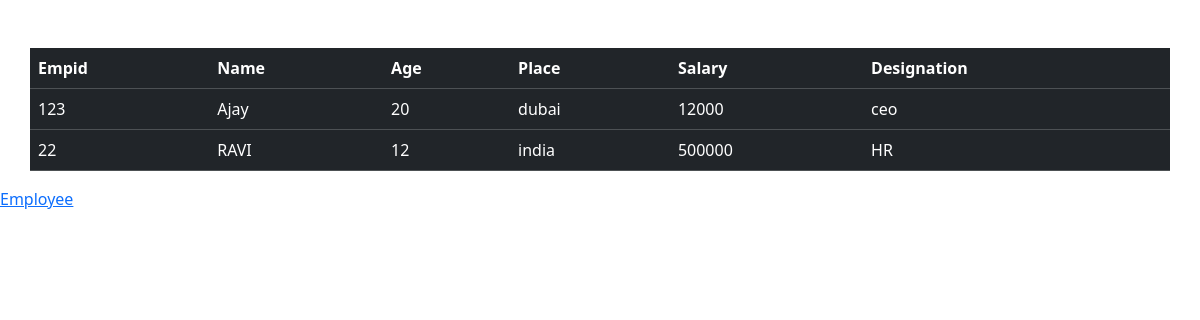
The app's page /employee/, older data.
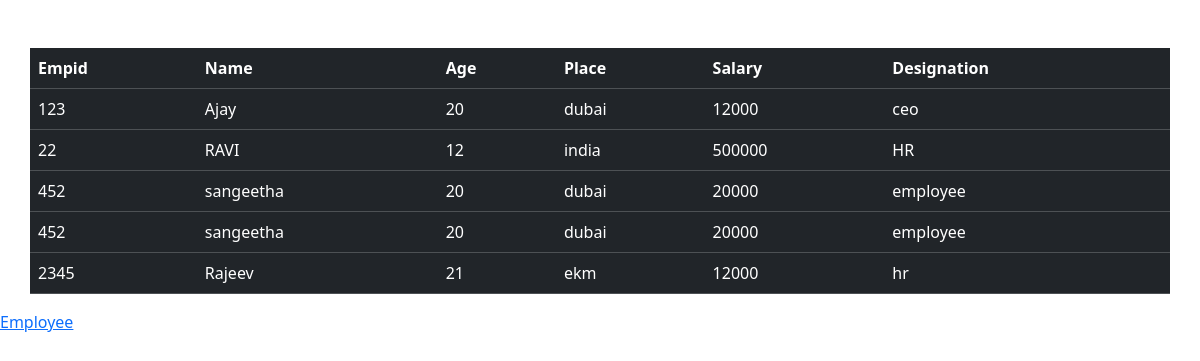
The same page, newer data.
### home/models.py (models this page shows)
class Employee(models.Model):
    empid=models.IntegerField()
    name=models.CharField(max_length=30)
    age=models.IntegerField()
    place=models.CharField(max_length=30)
    salary=models.IntegerField()
    designation=models.CharField(max_length=30)

### home/views.py (the view)
# urls.py: path('employee/',employee,name="employee"),
def employee(request):
  query=Employee.objects.all()
  return render(request,'employee.html',{'query':query})

### home/templates/employee.html (shortened to what this page needs)
<!doctype html>
<html lang="en">
  <head>
    <link href="https://cdn.jsdelivr.net/npm/bootstrap@5.3.2/dist/css/bootstrap.min.css" rel="stylesheet">
  </head>
  <body>
    <table class="table container table-dark mt-5">
        <thead>
          <tr>
            <th scope="col">Empid</th>
            <th scope="col">Name</th>
            <th scope="col">Age</th>
            <th scope="col">Place</th>
            <th scope="col">Salary</th>
            <th scope="col">Designation</th>
          </tr>
        </thead>
        <tbody>
            {%  for val in query%}
          <tr>
            <td> {{val.empid}}</td>
            <td> {{val.name}}</td>
            <td> {{val.age}}</td>
            <td> {{val.place}}</td>
            <td> {{val.salary}}</td>
            <td> {{val.designation}}</td>
          </tr>
          {% endfor%}
        </tbody>
      </table>
   <a href="{% url 'home'%}">Employee</a>
  </body>
</html>

Row changes from the older to the newer data that the page shows:
added Employee: empid "452", name "sangeetha", age "20", place "dubai", salary "20000", designation "employee"
added Employee: empid "452", name "sangeetha", age "20", place "dubai", salary "20000", designation "employee"
added Employee: empid "2345", name "Rajeev", age "21", place "ekm", salary "12000", designation "hr"
